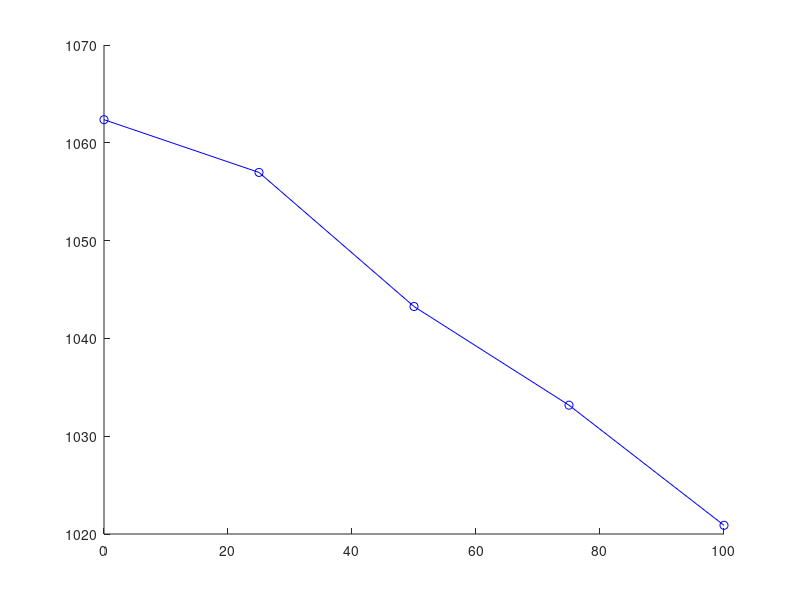

Write the MATLAB code that produced this figure. (Note: this script raises an error after producing the figure.)
clc
clear all
close all

data = importdata("percentage_data.txt");
UO = data(1:5,:);
time = data(6:10,:);

x = [0, 25, 50, 75, 100];

figure(1)
plot(x,UO(:,1)','-ob',LineWidth=1,MarkerSize=7,MarkerFaceColor='auto');
axis([-10,110,900,1100])
set(gca,'XTick', [0:25:100])
xtickformat('percentage')
xlabel('Percentage of orders that accept recommendations','FontName','Times New Roman','FontSize',12)
ylabel('Travel expense','FontName','Times New Roman','FontSize',12)

figure(2)
plot(x,UO(:,2)','-*r',LineWidth=1,MarkerSize=7);
axis([-10,110,2,3])
set(gca,'XTick', [0:25:100])
xtickformat('percentage')
xlabel('Percentage of orders that accept recommendations','FontName','Times New Roman','FontSize',12)
ylabel('Profit per kilometer','FontName','Times New Roman','FontSize',12)

figure(3)
plot(x,time(:,1)','-ob',LineWidth=1,MarkerSize=7,MarkerFaceColor='auto');
axis([-10,110,900,1100])
set(gca,'XTick', [0:25:100])
xtickformat('percentage')
xlabel('Percentage of orders that accept recommendations','FontName','Times New Roman','FontSize',12)
ylabel('Travel expense','FontName','Times New Roman','FontSize',12)

figure(4)
plot(x,time(:,2)','-*r',LineWidth=1,MarkerSize=7);
axis([-10,110,2,3])
set(gca,'XTick', [0:25:100])
xtickformat('percentage')
xlabel('Percentage of orders that accept recommendations','FontName','Times New Roman','FontSize',12)
ylabel('Profit per kilometer','FontName','Times New Roman','FontSize',12)